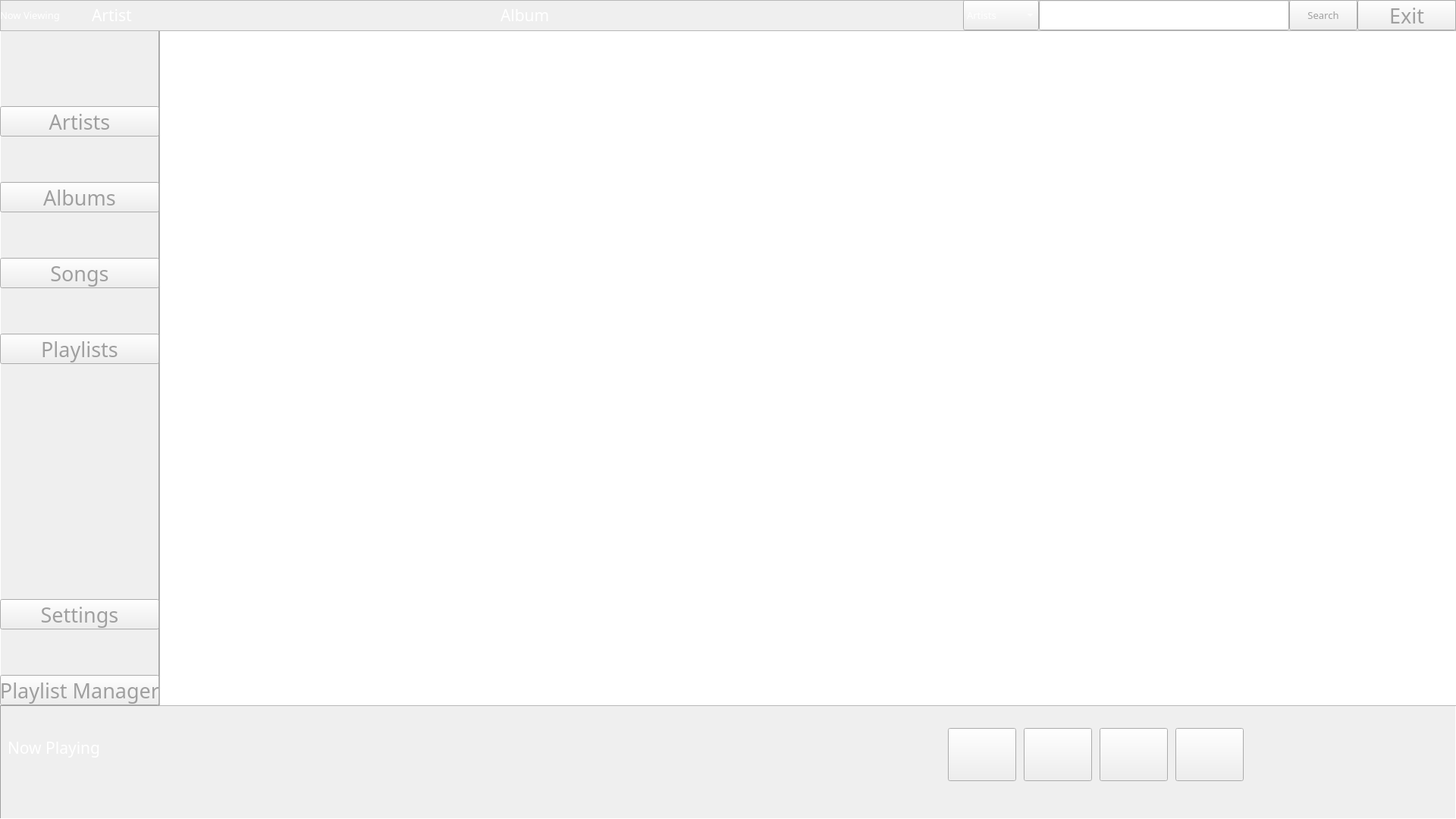
<?xml version="1.0" encoding="UTF-8"?>
<ui version="4.0">
 <class>MainWindow</class>
 <widget class="QMainWindow" name="MainWindow">
  <property name="geometry">
   <rect>
    <x>0</x>
    <y>0</y>
    <width>1920</width>
    <height>1080</height>
   </rect>
  </property>
  <property name="sizePolicy">
   <sizepolicy hsizetype="Maximum" vsizetype="Maximum">
    <horstretch>0</horstretch>
    <verstretch>0</verstretch>
   </sizepolicy>
  </property>
  <property name="font">
   <font>
    <family>Bebas Neue</family>
    <pointsize>10</pointsize>
   </font>
  </property>
  <property name="windowTitle">
   <string>Project Bronx</string>
  </property>
  <property name="styleSheet">
   <string notr="true">background-image: url(:/Background/Desktop.png);
border-image: url(:/Background/Transparent.png);</string>
  </property>
  <widget class="QWidget" name="centralwidget">
   <widget class="QFrame" name="fr_playbar">
    <property name="geometry">
     <rect>
      <x>0</x>
      <y>930</y>
      <width>1920</width>
      <height>150</height>
     </rect>
    </property>
    <property name="styleSheet">
     <string notr="true">background-image: url(:/Background/Playbar.png);</string>
    </property>
    <property name="frameShape">
     <enum>QFrame::Panel</enum>
    </property>
    <property name="frameShadow">
     <enum>QFrame::Sunken</enum>
    </property>
    <property name="lineWidth">
     <number>1</number>
    </property>
    <widget class="QPushButton" name="btn_back">
     <property name="geometry">
      <rect>
       <x>1250</x>
       <y>30</y>
       <width>90</width>
       <height>70</height>
      </rect>
     </property>
     <property name="styleSheet">
      <string notr="true">background-image: url(:/Buttons/Previous Button.png);</string>
     </property>
     <property name="text">
      <string/>
     </property>
    </widget>
    <widget class="QPushButton" name="btn_play">
     <property name="geometry">
      <rect>
       <x>1450</x>
       <y>30</y>
       <width>90</width>
       <height>70</height>
      </rect>
     </property>
     <property name="font">
      <font>
       <family>Elephant</family>
       <pointsize>9</pointsize>
       <weight>50</weight>
       <bold>false</bold>
      </font>
     </property>
     <property name="styleSheet">
      <string notr="true">background-image: url(:/Buttons/Play Button.png);</string>
     </property>
     <property name="text">
      <string/>
     </property>
    </widget>
    <widget class="QPushButton" name="btn_forward">
     <property name="geometry">
      <rect>
       <x>1550</x>
       <y>30</y>
       <width>90</width>
       <height>70</height>
      </rect>
     </property>
     <property name="styleSheet">
      <string notr="true">background-image: url(:/Buttons/Skip Button.png);</string>
     </property>
     <property name="text">
      <string/>
     </property>
    </widget>
    <widget class="QLabel" name="lbl_nowplaying">
     <property name="geometry">
      <rect>
       <x>10</x>
       <y>30</y>
       <width>1131</width>
       <height>51</height>
      </rect>
     </property>
     <property name="font">
      <font>
       <family>Bebas Neue</family>
       <pointsize>16</pointsize>
       <weight>50</weight>
       <italic>false</italic>
       <bold>false</bold>
      </font>
     </property>
     <property name="styleSheet">
      <string notr="true">background-image: url(:/Background/Transparent.png);
font: 16pt &quot;Bebas Neue&quot;;
color: rgb(255, 255, 255);</string>
     </property>
     <property name="text">
      <string>Now Playing</string>
     </property>
    </widget>
    <widget class="QPushButton" name="btn_pause">
     <property name="geometry">
      <rect>
       <x>1350</x>
       <y>30</y>
       <width>90</width>
       <height>70</height>
      </rect>
     </property>
     <property name="font">
      <font>
       <family>Elephant</family>
       <pointsize>9</pointsize>
       <weight>50</weight>
       <bold>false</bold>
      </font>
     </property>
     <property name="styleSheet">
      <string notr="true">background-image: url(:/Buttons/Pause Button.png);</string>
     </property>
     <property name="text">
      <string/>
     </property>
    </widget>
   </widget>
   <widget class="QTableView" name="tbl_songs">
    <property name="geometry">
     <rect>
      <x>210</x>
      <y>40</y>
      <width>1920</width>
      <height>891</height>
     </rect>
    </property>
    <property name="contextMenuPolicy">
     <enum>Qt::CustomContextMenu</enum>
    </property>
    <property name="acceptDrops">
     <bool>false</bool>
    </property>
    <property name="styleSheet">
     <string notr="true">color: rgb(255, 255, 255);
background-image: url(:/Background/Transparent.png);</string>
    </property>
    <property name="lineWidth">
     <number>0</number>
    </property>
    <property name="editTriggers">
     <set>QAbstractItemView::NoEditTriggers</set>
    </property>
    <property name="selectionBehavior">
     <enum>QAbstractItemView::SelectRows</enum>
    </property>
    <property name="showGrid">
     <bool>false</bool>
    </property>
    <property name="gridStyle">
     <enum>Qt::SolidLine</enum>
    </property>
    <attribute name="horizontalHeaderVisible">
     <bool>false</bool>
    </attribute>
    <attribute name="horizontalHeaderCascadingSectionResizes">
     <bool>false</bool>
    </attribute>
    <attribute name="horizontalHeaderDefaultSectionSize">
     <number>200</number>
    </attribute>
    <attribute name="horizontalHeaderHighlightSections">
     <bool>false</bool>
    </attribute>
    <attribute name="horizontalHeaderShowSortIndicator" stdset="0">
     <bool>true</bool>
    </attribute>
    <attribute name="horizontalHeaderStretchLastSection">
     <bool>true</bool>
    </attribute>
    <attribute name="verticalHeaderVisible">
     <bool>false</bool>
    </attribute>
    <attribute name="verticalHeaderHighlightSections">
     <bool>false</bool>
    </attribute>
   </widget>
   <widget class="QFrame" name="fr_tableButtons">
    <property name="geometry">
     <rect>
      <x>0</x>
      <y>40</y>
      <width>210</width>
      <height>891</height>
     </rect>
    </property>
    <property name="styleSheet">
     <string notr="true">background-image: url(:/Background/Table Playbar.png);
background-image: url(:/Background/Table Playbar.png);
color: rgb(159, 159, 159);</string>
    </property>
    <property name="frameShape">
     <enum>QFrame::Panel</enum>
    </property>
    <property name="frameShadow">
     <enum>QFrame::Raised</enum>
    </property>
    <widget class="QPushButton" name="btn_albums">
     <property name="geometry">
      <rect>
       <x>0</x>
       <y>200</y>
       <width>210</width>
       <height>40</height>
      </rect>
     </property>
     <property name="font">
      <font>
       <family>Bebas Neue</family>
       <pointsize>20</pointsize>
       <weight>50</weight>
       <italic>false</italic>
       <bold>false</bold>
      </font>
     </property>
     <property name="styleSheet">
      <string notr="true">font: 20pt &quot;Bebas Neue&quot;;</string>
     </property>
     <property name="text">
      <string>Albums</string>
     </property>
    </widget>
    <widget class="QPushButton" name="btn_songs">
     <property name="geometry">
      <rect>
       <x>0</x>
       <y>300</y>
       <width>210</width>
       <height>40</height>
      </rect>
     </property>
     <property name="font">
      <font>
       <family>Bebas Neue</family>
       <pointsize>20</pointsize>
       <weight>50</weight>
       <italic>false</italic>
       <bold>false</bold>
      </font>
     </property>
     <property name="styleSheet">
      <string notr="true">font: 20pt &quot;Bebas Neue&quot;;</string>
     </property>
     <property name="text">
      <string>Songs</string>
     </property>
    </widget>
    <widget class="QPushButton" name="btn_playlists">
     <property name="geometry">
      <rect>
       <x>0</x>
       <y>400</y>
       <width>210</width>
       <height>40</height>
      </rect>
     </property>
     <property name="font">
      <font>
       <family>Bebas Neue</family>
       <pointsize>20</pointsize>
       <weight>50</weight>
       <italic>false</italic>
       <bold>false</bold>
      </font>
     </property>
     <property name="styleSheet">
      <string notr="true">font: 20pt &quot;Bebas Neue&quot;;
</string>
     </property>
     <property name="text">
      <string>Playlists</string>
     </property>
    </widget>
    <widget class="QPushButton" name="btn_settings">
     <property name="geometry">
      <rect>
       <x>0</x>
       <y>750</y>
       <width>210</width>
       <height>40</height>
      </rect>
     </property>
     <property name="font">
      <font>
       <family>Bebas Neue</family>
       <pointsize>20</pointsize>
       <weight>50</weight>
       <italic>false</italic>
       <bold>false</bold>
      </font>
     </property>
     <property name="styleSheet">
      <string notr="true">font: 20pt &quot;Bebas Neue&quot;;</string>
     </property>
     <property name="text">
      <string>Settings</string>
     </property>
    </widget>
    <widget class="QPushButton" name="btn_plylstmngr">
     <property name="geometry">
      <rect>
       <x>0</x>
       <y>850</y>
       <width>210</width>
       <height>40</height>
      </rect>
     </property>
     <property name="font">
      <font>
       <family>Bebas Neue</family>
       <pointsize>20</pointsize>
       <weight>50</weight>
       <italic>false</italic>
       <bold>false</bold>
      </font>
     </property>
     <property name="styleSheet">
      <string notr="true">font: 20pt &quot;Bebas Neue&quot;;</string>
     </property>
     <property name="text">
      <string>Playlist Manager</string>
     </property>
    </widget>
    <widget class="QPushButton" name="btn_artists">
     <property name="geometry">
      <rect>
       <x>0</x>
       <y>100</y>
       <width>210</width>
       <height>40</height>
      </rect>
     </property>
     <property name="font">
      <font>
       <family>Bebas Neue</family>
       <pointsize>20</pointsize>
       <weight>50</weight>
       <italic>false</italic>
       <bold>false</bold>
      </font>
     </property>
     <property name="styleSheet">
      <string notr="true">font: 20pt &quot;Bebas Neue&quot;;</string>
     </property>
     <property name="text">
      <string>Artists</string>
     </property>
    </widget>
    <zorder>btn_songs</zorder>
    <zorder>btn_playlists</zorder>
    <zorder>btn_settings</zorder>
    <zorder>btn_plylstmngr</zorder>
    <zorder>btn_albums</zorder>
    <zorder>btn_artists</zorder>
   </widget>
   <widget class="QFrame" name="fr_songSearch">
    <property name="geometry">
     <rect>
      <x>0</x>
      <y>0</y>
      <width>1920</width>
      <height>41</height>
     </rect>
    </property>
    <property name="styleSheet">
     <string notr="true">background-image: url(:/Background/Title Bar.png);
border-image: url(:/Background/Title Bar.png);</string>
    </property>
    <property name="frameShape">
     <enum>QFrame::StyledPanel</enum>
    </property>
    <property name="frameShadow">
     <enum>QFrame::Raised</enum>
    </property>
    <widget class="QLabel" name="lbl_nowviewing">
     <property name="geometry">
      <rect>
       <x>0</x>
       <y>0</y>
       <width>121</width>
       <height>40</height>
      </rect>
     </property>
     <property name="styleSheet">
      <string notr="true">font: 16pt &quot;Bebas Neue&quot;;
color: rgb(255, 255, 255);
background-image: url(:/Background/Transparent.png);</string>
     </property>
     <property name="text">
      <string>Now Viewing</string>
     </property>
    </widget>
    <widget class="QPushButton" name="btn_search">
     <property name="geometry">
      <rect>
       <x>1700</x>
       <y>0</y>
       <width>90</width>
       <height>40</height>
      </rect>
     </property>
     <property name="styleSheet">
      <string notr="true">color: rgb(159, 159, 159);
font: 20pt &quot;Bebas Neue&quot;;</string>
     </property>
     <property name="text">
      <string>Search</string>
     </property>
    </widget>
    <widget class="QPushButton" name="btn_exit">
     <property name="geometry">
      <rect>
       <x>1790</x>
       <y>0</y>
       <width>130</width>
       <height>40</height>
      </rect>
     </property>
     <property name="font">
      <font>
       <family>Bebas Neue</family>
       <pointsize>20</pointsize>
       <weight>50</weight>
       <italic>false</italic>
       <bold>false</bold>
      </font>
     </property>
     <property name="styleSheet">
      <string notr="true">font: 20pt &quot;Bebas Neue&quot;;
color: rgb(159, 159, 159);</string>
     </property>
     <property name="text">
      <string>Exit</string>
     </property>
    </widget>
    <widget class="QComboBox" name="drp_search">
     <property name="geometry">
      <rect>
       <x>1270</x>
       <y>0</y>
       <width>100</width>
       <height>40</height>
      </rect>
     </property>
     <property name="autoFillBackground">
      <bool>false</bool>
     </property>
     <property name="styleSheet">
      <string notr="true">background-image: url(:/Background/Title Bar.png);
border-image: url(:/Background/Title Bar.png);
image: url(:/Background/Search Bar.png);
color: rgb(0, 0, 0);
font: 10pt &quot;Bebas Neue&quot;;
color: rgb(255, 255, 255);
</string>
     </property>
     <property name="editable">
      <bool>false</bool>
     </property>
     <property name="currentText">
      <string>Artists</string>
     </property>
     <property name="currentIndex">
      <number>0</number>
     </property>
     <property name="frame">
      <bool>true</bool>
     </property>
     <item>
      <property name="text">
       <string>Artists</string>
      </property>
     </item>
     <item>
      <property name="text">
       <string>Albums</string>
      </property>
     </item>
     <item>
      <property name="text">
       <string>Playlist</string>
      </property>
     </item>
     <item>
      <property name="text">
       <string>Songs</string>
      </property>
     </item>
    </widget>
    <widget class="QLineEdit" name="txt_search">
     <property name="geometry">
      <rect>
       <x>1370</x>
       <y>0</y>
       <width>330</width>
       <height>40</height>
      </rect>
     </property>
     <property name="styleSheet">
      <string notr="true">background-image: url(:/Background/Title Bar.png);

font: 10pt &quot;Bebas Neue&quot;;
color: rgb(255, 255, 255);</string>
     </property>
     <property name="text">
      <string>Search</string>
     </property>
    </widget>
    <widget class="QLabel" name="lbl_album">
     <property name="geometry">
      <rect>
       <x>660</x>
       <y>0</y>
       <width>590</width>
       <height>40</height>
      </rect>
     </property>
     <property name="font">
      <font>
       <family>Bebas Neue</family>
       <pointsize>16</pointsize>
       <weight>50</weight>
       <italic>false</italic>
       <bold>false</bold>
      </font>
     </property>
     <property name="styleSheet">
      <string notr="true">color: rgb(255, 255, 255);
font: 16pt &quot;Bebas Neue&quot;;
background-image: url(:/Background/Title Bar.png);
</string>
     </property>
     <property name="text">
      <string>Album</string>
     </property>
    </widget>
    <widget class="QLabel" name="lbl_artist">
     <property name="geometry">
      <rect>
       <x>121</x>
       <y>0</y>
       <width>470</width>
       <height>40</height>
      </rect>
     </property>
     <property name="font">
      <font>
       <family>Bebas Neue</family>
       <pointsize>16</pointsize>
       <weight>50</weight>
       <italic>false</italic>
       <bold>false</bold>
      </font>
     </property>
     <property name="styleSheet">
      <string notr="true">font: 16pt &quot;Bebas Neue&quot;;
color: rgb(255, 255, 255);
background-image: url(:/Background/Transparent.png);
</string>
     </property>
     <property name="text">
      <string>Artist</string>
     </property>
    </widget>
   </widget>
  </widget>
  <widget class="QMenuBar" name="menubar">
   <property name="geometry">
    <rect>
     <x>0</x>
     <y>0</y>
     <width>1920</width>
     <height>26</height>
    </rect>
   </property>
  </widget>
 </widget>
 <resources>
  <include location="ButtonResources.qrc"/>
 </resources>
 <connections/>
</ui>
